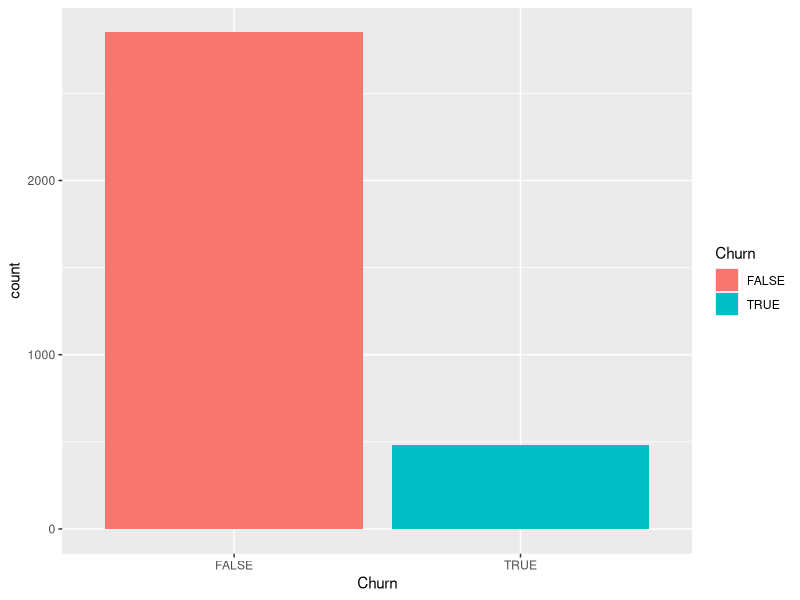
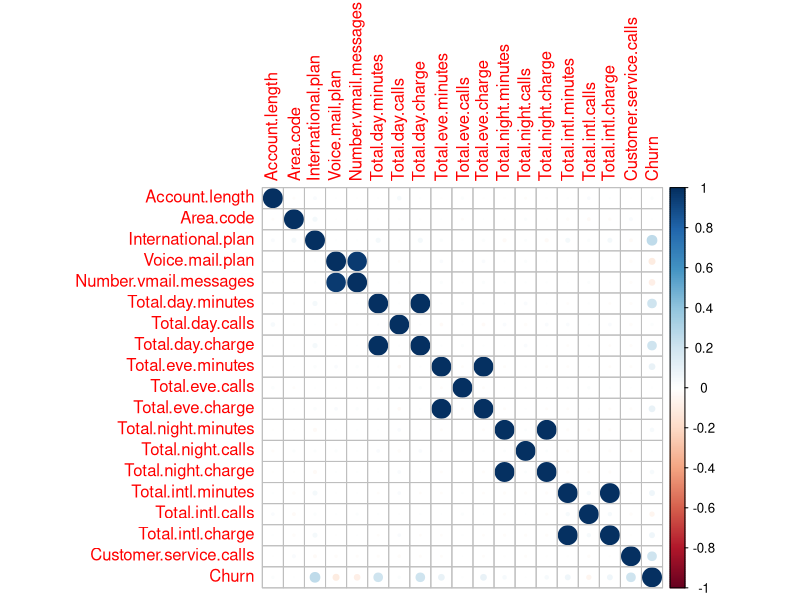
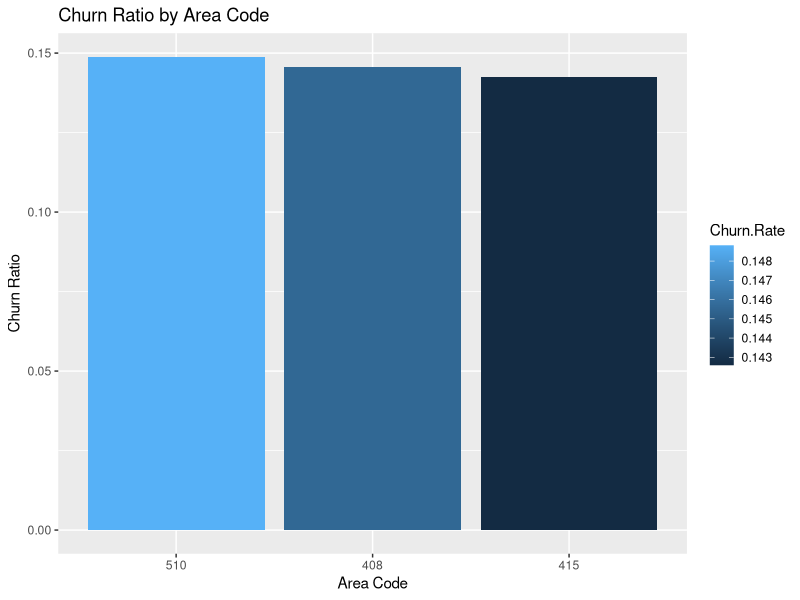
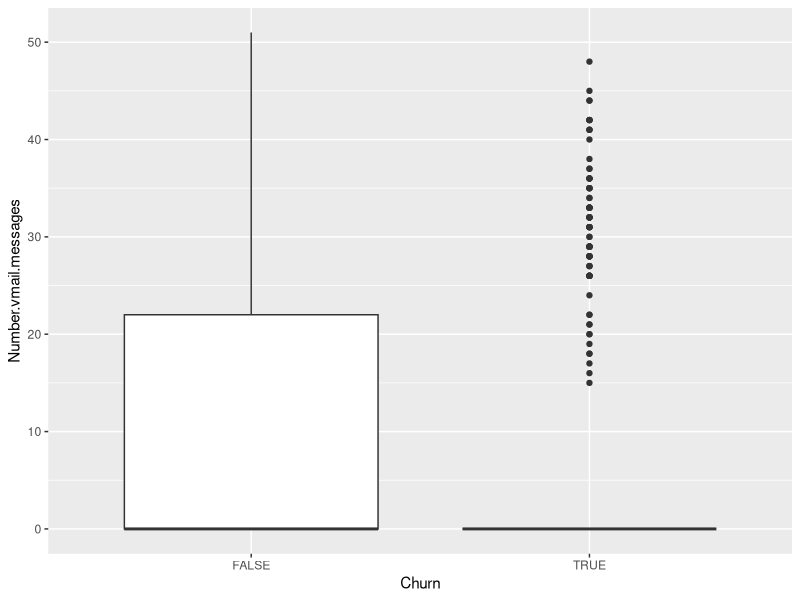
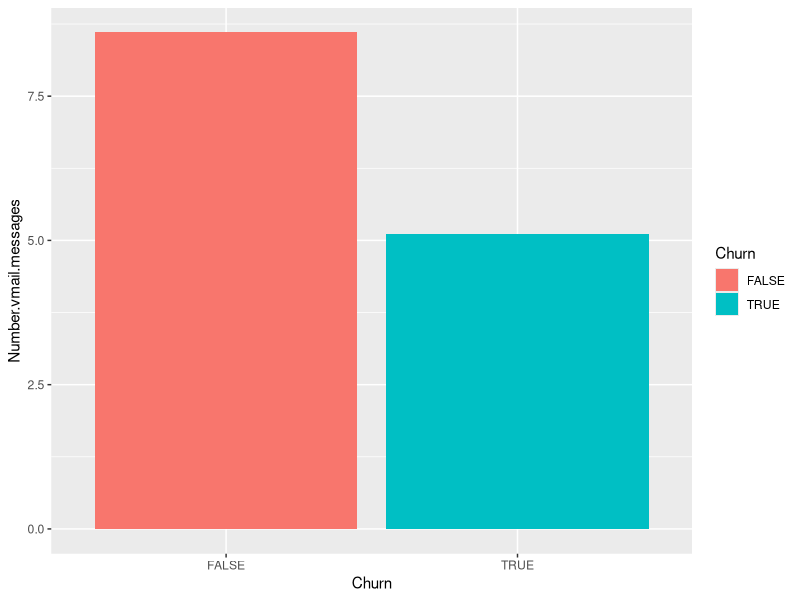
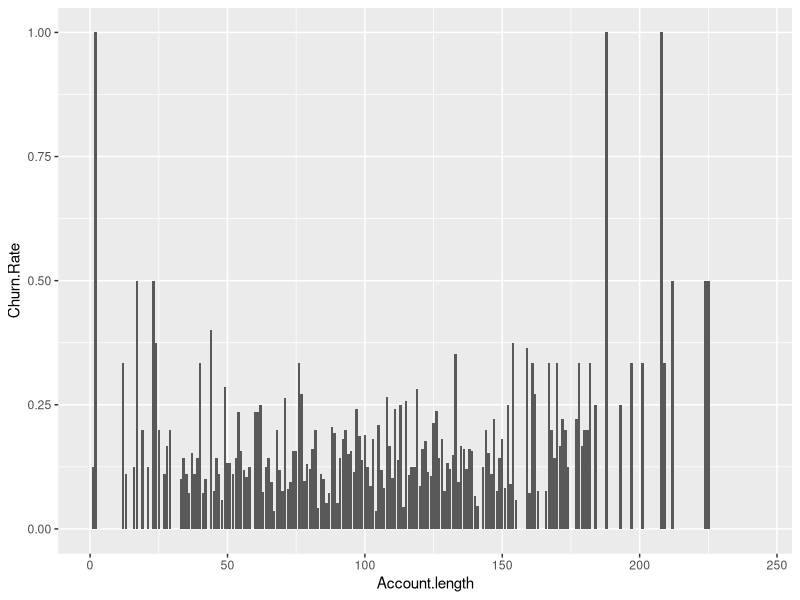
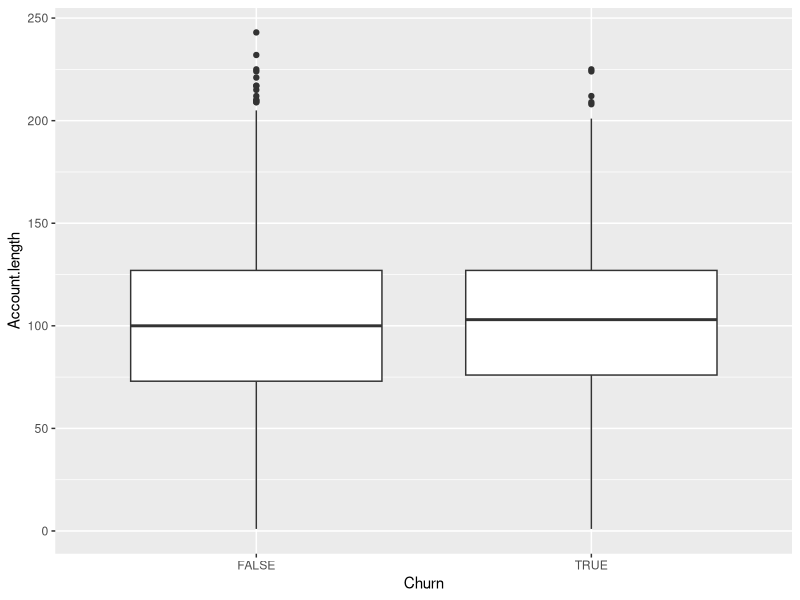
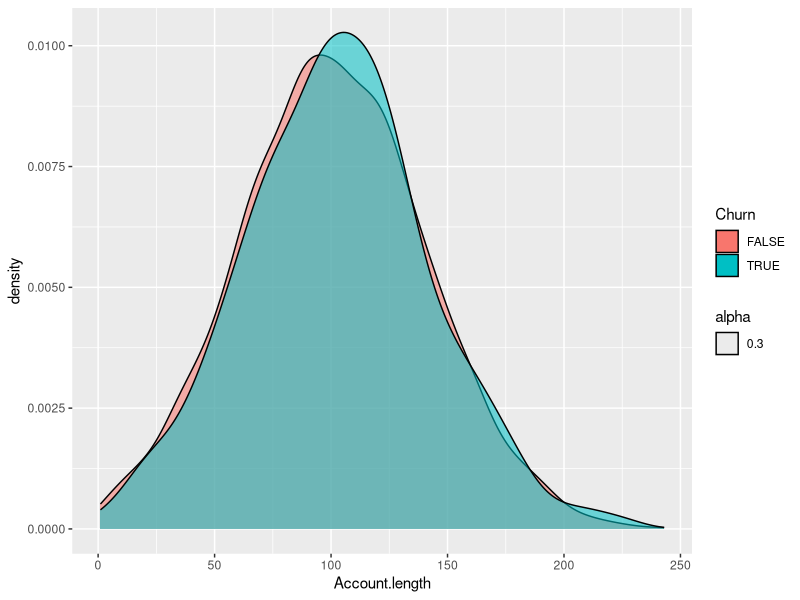

The R source for these figures, in order:
library(ggplot2)
library(patchwork)
library(tidyverse)
library(reshape2)

dataB <- read.csv("data/Company B - Data.csv")
states <- read.csv("data/States.csv", fileEncoding="UTF-8-BOM")

dataB <- dataB %>%
  mutate(International.plan=ifelse(International.plan=="Yes", 1, 0),
         Voice.mail.plan=ifelse(Voice.mail.plan=="Yes", 1, 0))

dataB %>%
  group_by(Churn) %>%
  summarise(count=n()) %>%
  ggplot() + 
  geom_col(aes(Churn, count, fill=Churn)) # 483 churned and 2850 not churned 

# correlations
library(corrplot)
correlations <- cor(dataB[,-1])
corrplot(correlations)

# by area code
dataB %>%
  group_by(Area.code, Churn) %>%
  summarise(count=n()) %>%
  pivot_wider(names_from = Churn, values_from = count) %>%
  rename(
    'Churned' = 'TRUE',
    'Not_churned' = 'FALSE'
  ) %>%
  mutate(Churn.Rate = Churned / (Churned + Not_churned)) %>%
  arrange(Churn.Rate) %>%
  ggplot() + 
  geom_col(aes(reorder(Area.code, -Churn.Rate, sum), Churn.Rate, fill=Churn.Rate)) +
  xlab("Area Code") + ylab("Churn Ratio") +
  ggtitle("Churn Ratio by Area Code")

# vmail messages
dataB %>%
  ggplot() +
  geom_boxplot(aes(Churn, Number.vmail.messages))
dataB %>%
  group_by(Churn) %>%
  summarise(Number.vmail.messages=mean(Number.vmail.messages)) %>% 
  ggplot() +
  geom_col(aes(Churn, Number.vmail.messages, fill=Churn)) 
dataB %>%
  group_by(Account.length) %>%
  summarise(Churn.Rate=mean(Churn)) %>% 
  ggplot() +
  geom_col(aes(Account.length, Churn.Rate)) ###### interesting

# account length
dataB %>%
  ggplot() +
  geom_boxplot(aes(Churn, Account.length))
dataB %>%
  ggplot() +
  geom_density(aes(Account.length, fill=Churn, alpha=0.3)) # account length by churn
dataB %>%
  group_by(State) %>%
  summarise(Account.length=mean(Account.length)) %>%
  ggplot() +
  geom_col(aes(State, Account.length, fill=State, alpha=0.3)) # account length by state

# service calls
dataB %>%
  ggplot() +
  geom_boxplot(aes(Churn, Customer.service.calls)) ###### interesting
dataB %>%
  group_by(Churn) %>%
  summarise(Customer.service.calls=mean(Customer.service.calls)) %>% 
  ggplot() +
  geom_col(aes(Churn, Customer.service.calls)) ###### interesting
dataB %>%
  group_by(Customer.service.calls) %>%
  summarise('Not Churned'=1-mean(Churn), Churned=mean(Churn)) %>% 
  melt(id.var="Customer.service.calls", value.name = "Rate") %>% 
  ggplot() +
  geom_bar(aes(Customer.service.calls, Rate, fill=variable), stat="identity") +
  scale_fill_manual(values=c("#00BFC4", "#F8766D")) + 
  theme(legend.title = element_blank()) +
  ylab("Proportion of Customers") +
  scale_x_discrete(name ="Customer Service Calls", limits=c(0,1,2,3,4,5,6,7,8,9)) +
  ggtitle("Proportion of Customers Churning based on Number of Service Calls") ###### interesting

# day calls
dataB %>%
  ggplot() +
  geom_boxplot(aes(Churn, Total.day.minutes)) ###### interesting
dataB %>%
  ggplot() +
  geom_density(aes(Total.day.minutes, fill=Churn, alpha=0.3)) +
  xlab("Total Day Minutes") +
  ggtitle("Distribution of Total Day Minutes of Customers by Churn")
dataB %>%
  ggplot() +
  geom_boxplot(aes(Churn, Total.day.calls))
dataB %>%
  ggplot() +
  geom_boxplot(aes(Churn, Total.day.charge)) ###### interesting
dataB %>%
  ggplot() +
  geom_density(aes(Total.day.charge, fill=Churn, alpha=0.3)) +
  xlab("Total Day Charge") +
  ggtitle("Distribution of Total Day Charge of Customers by Churn")

# evening calls
dataB %>%
  ggplot() +
  geom_boxplot(aes(Churn, Total.eve.minutes))
dataB %>%
  ggplot() +
  geom_boxplot(aes(Churn, Total.eve.calls))
dataB %>%
  ggplot() +
  geom_boxplot(aes(Churn, Total.eve.charge))

# night calls
dataB %>%
  ggplot() +
  geom_boxplot(aes(Churn, Total.night.minutes))
dataB %>%
  ggplot() +
  geom_boxplot(aes(Churn, Total.night.calls))
dataB %>%
  ggplot() +
  geom_boxplot(aes(Churn, Total.night.charge))

# international calls
dataB %>%
  ggplot() +
  geom_boxplot(aes(Churn, Total.intl.minutes))
dataB %>%
  ggplot() +
  geom_boxplot(aes(Churn, Total.intl.calls))
dataB %>%
  ggplot() +
  geom_boxplot(aes(Churn, Total.intl.charge))

# by international plan - interesting
dataB %>%
  group_by(International.plan, Churn) %>%
  summarise(count=n()) %>%
  pivot_wider(names_from = Churn, values_from = count) %>%
  rename(
    'Churned' = 'TRUE',
    'Not_churned' = 'FALSE'
  ) %>%
  mutate(Churn.Rate = Churned / (Churned + Not_churned)) %>%
  arrange(Churn.Rate) %>%
  ggplot() + 
  geom_col(aes(reorder(International.plan, -Churn.Rate, sum), Churn.Rate)) +
  xlab("International Plan") + ylab("Churn Ratio") +
  ggtitle("Churn Ratio by International Plan")

dataB %>%
  mutate(International.plan=ifelse(International.plan==1, "Yes", "No")) %>%
  group_by(International.plan) %>%
  summarise('Not Churned'=1-mean(Churn), Churned=mean(Churn)) %>% 
  melt(id.var="International.plan", value.name = "Rate") %>% 
  ggplot() +
  geom_bar(aes(International.plan, Rate, fill=variable), stat="identity") +
  scale_fill_manual(values=c("#00BFC4", "#F8766D")) + 
  theme(legend.title = element_blank()) +
  xlab("Has International Plan?") + ylab("Proportion of Customers") +
  ggtitle("Proportion of Customers Churning based on International Plan") ###### interesting

# by voice mail plan - interesting
dataB %>%
  group_by(Voice.mail.plan, Churn) %>%
  summarise(count=n()) %>%
  pivot_wider(names_from = Churn, values_from = count) %>%
  rename(
    'Churned' = 'TRUE',
    'Not_churned' = 'FALSE'
  ) %>%
  mutate(Churn.Rate = Churned / (Churned + Not_churned)) %>%
  arrange(Churn.Rate) %>%
  ggplot() + 
  geom_col(aes(reorder(Voice.mail.plan, -Churn.Rate, sum), Churn.Rate)) +
  xlab("Voicemail Plan") + ylab("Churn Ratio") +
  ggtitle("Churn Ratio by Voicemail Plan")







# by state - interesting
# exclude minutes as it is essentially the same as charge
dataB %>%
  group_by(State) %>%
  summarise(Account.length=mean(Account.length),
            International.plan.rate=mean(International.plan),
            Voice.mail.plan.rate=mean(Voice.mail.plan),
            Number.vmail.messages=mean(Number.vmail.messages),
            Total.day.calls=mean(Total.day.calls),
            Total.day.charge=mean(Total.day.charge),
            Total.eve.calls=mean(Total.eve.calls),
            Total.eve.charge=mean(Total.eve.charge),
            Total.night.calls=mean(Total.night.calls),
            Total.night.charge=mean(Total.night.charge),
            Total.intl.calls=mean(Total.intl.calls),
            Total.intl.charge=mean(Total.intl.charge),
            Customer.service.calls=mean(Customer.service.calls),
            Churn.Rate = mean(Churn)) %>%
  full_join(states) %>%
  mutate(Land.Country.Border=ifelse(Land.Country.Border=="Yes", 1, 0)) -> dataB_states

# write.csv(dataB_states, "Company B by state.csv", row.names=FALSE)

dataB_states %>%
  ggplot() + 
  geom_col(aes(reorder(State, -Churn.Rate, sum), Churn.Rate, fill=Churn.Rate)) +
  xlab("State") + ylab("Churn Rate") +
  ggtitle("Churn Rate by State")

# correlations
correlations <- cor(dataB_states[,-1])
corrplot(correlations)
# total day charge, total intl charge, customer service calls,
# and foreign born percentage show highest correlations to churn rate; 
# account length and total intl calls show negative correlation instead

# compare to state foreign population
dataB_states %>%
  ggplot() + 
  geom_point(aes(Foreign.born.percentage, Churn.Rate)) +
  xlab("Foreign Born Percentage") + ylab("Churn Ratio") +
  ggtitle("Churn Ratio against Foreign Born Percentage by State")

# compare to state median household income
dataB_states %>%
  ggplot() + 
  geom_point(aes(Median.Household.Income, Churn.Rate)) +
  xlab("Median Household Incomee") + ylab("Churn Ratio") +
  ggtitle("Churn Ratio against Median Household Income by State")

# compare to state by country border
dataB_states %>%
  ggplot() + 
  geom_boxplot(aes(Land.Country.Border, Churn.Rate)) +
  xlab("Has Land Country Border") + ylab("Churn Ratio") +
  ggtitle("Churn Ratio by State")
dataB_states %>%
  group_by(Land.Country.Border) %>%
  summarise(Churn.Rate=mean(Churn.Rate)) %>% 
  ggplot() + 
  geom_col(aes(Land.Country.Border, Churn.Rate)) +
  xlab("Has Land Country Border") + ylab("Churn Ratio") +
  ggtitle("Mean Churn Ratio by State")






## Modelling by state

# leaps
# leaps and bounds to select best features
library(leaps)
# excluding new features
#best_subset <- leaps(x = dataB_states[, c(2:14)], y = dataB_states$Churn.Rate, 
#                     nbest = 3, method = "adjr2",
#                     names = colnames(dataB_states[, c(2:14)]))

# with new features
best_subset <- leaps(x = dataB_states[, c(2:14, 16:18)], y = dataB_states$Churn.Rate, 
                     nbest = 3, method = "adjr2",
                     names = colnames(dataB_states[, c(2:14, 16:18)]))

# create dataframe
data.frame(Size = best_subset$size, AdjR2 = round(best_subset$adjr2, 3),
           best_subset$which, row.names = NULL)

# plot
plot(best_subset$size, best_subset$adjr2,
     ylab="Adjusted R-squared",
     xlab="Number of variables (including intercept)")

# suggests best model has 10 features + intercept:
# Account.length, Total.day.charge, Total.eve.calls, Total.eve.charge,
# Total.intl.calls, Total.intl.charge, Customer.service.calls,
# Foreign.born.percentage, Median.Household.Income, Land.Country.Border

# Excluding new ones, best model has 7 features + intercept:
# Account.length, International.plan.rate, Total.day.charge, Total.intl.calls, Customer.service.calls,
# Total.intl.charge, Total.eve.charge


# create linear model
model <- lm(Churn.Rate ~ Account.length + Total.day.charge + Total.eve.calls +
              Total.eve.charge + Total.intl.calls + Total.intl.charge + 
              Customer.service.calls + Foreign.born.percentage +
              Median.Household.Income + Land.Country.Border, data=dataB_states)
summary(model) 
  # For 10 features: R-squared of 0.48 and adjusted R-squared of 0.35 - explains about 48% of variability in churn rate
# best models without the new features only resulted in adjusted R-squared of 0.22 and 0.19 and higher p-values


# create dfs with predicted and real values for comparison
prediction_df <- data.frame(State=dataB_states$State, Real=dataB_states$Churn.Rate, Predicted=predict(model))
prediction_df2 <- pivot_longer(prediction_df, cols=c('Real', 'Predicted'), names_to='Type', values_to="Rate")

# plot model predictions
ggplot(prediction_df2) + 
  geom_bar(aes(State, Rate, fill=Type), stat = 'identity', position = 'dodge') +
  xlab("State") + ylab("Churn Rate") + ggtitle("Model Prediction of Churn Rate vs Real Values")

# RMSE
sqrt(mean((prediction_df$Real-prediction_df$Predicted)^2))

# foreign born percent seems to have a noticeable influence, and 
# join new features only instead of states as potential predictors to normal dataset
dataB %>%
  full_join(dataB_states[, c(1, 16:18)], by="State") -> new_dataB

# write.csv(new_dataB, "Company B - Data Expanded.csv", row.names=FALSE)
